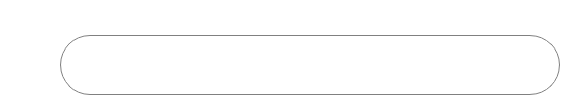
                            <widget class="QWidget" name="widget_22" native="true">
                             <property name="minimumSize">
                              <size>
                               <width>0</width>
                               <height>100</height>
                              </size>
                             </property>
                             <property name="maximumSize">
                              <size>
                               <width>16777215</width>
                               <height>100</height>
                              </size>
                             </property>
                             <property name="styleSheet">
                              <string notr="true">border:none;
background:transparent;</string>
                             </property>
                             <widget class="QWidget" name="layoutWidget">
                              <property name="geometry">
                               <rect>
                                <x>60</x>
                                <y>0</y>
                                <width>502</width>
                                <height>95</height>
                               </rect>
                              </property>
                              <layout class="QVBoxLayout" name="verticalLayout_18">
                               <item>
                                <widget class="QLabel" name="mo_hash_label">
                                 <property name="font">
                                  <font>
                                   <pointsize>12</pointsize>
                                  </font>
                                 </property>
                                 <property name="cursor">
                                  <cursorShape>IBeamCursor</cursorShape>
                                 </property>
                                 <property name="styleSheet">
                                  <string notr="true">border: 0px solid gray; 
background: None;
color:white;</string>
                                 </property>
                                 <property name="text">
                                  <string>MO# (Format 123456-00)</string>
                                 </property>
                                 <property name="alignment">
                                  <set>Qt::AlignCenter</set>
                                 </property>
                                </widget>
                               </item>
                               <item>
                                <widget class="QLineEdit" name="enter_mo_lineEdit">
                                 <property name="sizePolicy">
                                  <sizepolicy hsizetype="Preferred" vsizetype="Preferred">
                                   <horstretch>0</horstretch>
                                   <verstretch>0</verstretch>
                                  </sizepolicy>
                                 </property>
                                 <property name="minimumSize">
                                  <size>
                                   <width>500</width>
                                   <height>60</height>
                                  </size>
                                 </property>
                                 <property name="maximumSize">
                                  <size>
                                   <width>500</width>
                                   <height>60</height>
                                  </size>
                                 </property>
                                 <property name="font">
                                  <font>
                                   <pointsize>12</pointsize>
                                  </font>
                                 </property>
                                 <property name="styleSheet">
                                  <string notr="true">border: 1px solid gray; 
border-radius: 30px;
color: white;</string>
                                 </property>
                                 <property name="text">
                                  <string/>
                                 </property>
                                 <property name="alignment">
                                  <set>Qt::AlignCenter</set>
                                 </property>
                                </widget>
                               </item>
                              </layout>
                             </widget>
                            </widget>
